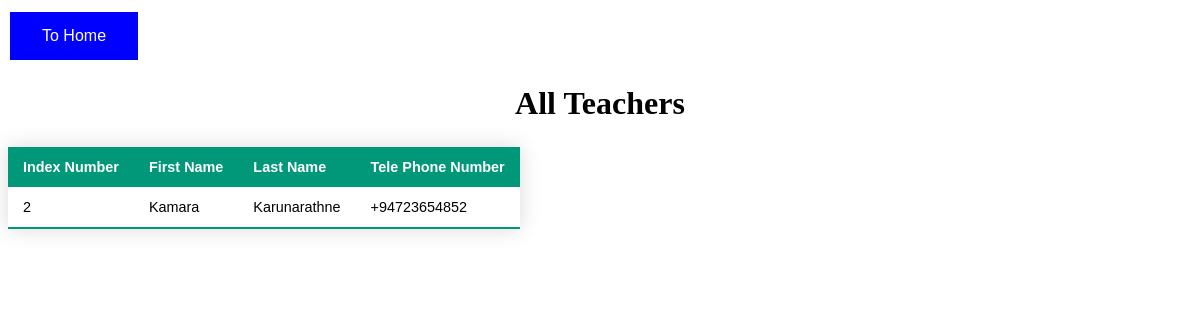
Screenshot of /all_teacher.php with the database file from the repository.
### tables this page shows
CREATE TABLE `teacher` (
  `index_no` int(10) NOT NULL,
  `fname` varchar(200) NOT NULL,
  `lname` varchar(200) NOT NULL,
  `tp_no` varchar(20) NOT NULL
);

### all_teacher.php (the view, shortened to what this page needs)
<!DOCTYPE html>
<html>
<head>
	<link rel="stylesheet" type="text/css" href="style.css">
</head>
<body>
	<a href="index.php"><button class="h_button">To Home</button></a>
	<?php
		$con = mysqli_connect('localhost','root','','school_test');
		$q = "select * from teacher";
		$result = mysqli_query($con, $q);
	?>
<h1 align="center">All Teachers</h1>
<table class="styled-table" align="center">
    <thead>
        <tr>
            <th>Index Number</th>
            <th>First Name</th>
			<th>Last Name</th>
			<th>Tele Phone Number</th>
        </tr>
    </thead>
    <?php
    	while ($r = mysqli_fetch_assoc($result)) {
    ?>
     <tbody>
        <tr>
            <td><?php echo $r['index_no'];  ?></td>
            <td><?php echo $r['fname'];  ?></td>
			<td><?php echo $r['lname'];  ?></td>
			<td><?php echo $r['tp_no'];  ?></td>
		<?php } ?>
        </tr>
    </tbody>
</table>
</body>
</html>

### style.css (style rules this page uses)
* { box-sizing: border-box; }
.h_button { background-color: blue; border: none; color: white; padding: 15px 32px; text-align: center; text-decoration: none; display: inline-block; font-size: 16px; margin: 4px 2px; cursor: pointer; -webkit-transition-duration: 0.4s; transition-duration: 0.4s; }
.styled-table { border-collapse: collapse; margin: 25px 0; font-size: 0.9em; font-family: sans-serif; min-width: 400px; box-shadow: 0 0 20px rgba(0, 0, 0, 0.15); }
.styled-table thead tr { background-color: #009879; color: #ffffff; text-align: left; }
.styled-table th, .styled-table td { padding: 12px 15px; }
.styled-table tbody tr { border-bottom: 1px solid #dddddd; }
.styled-table tbody tr:last-of-type { border-bottom: 2px solid #009879; }

### rows the page displays
teacher: index_no "2", fname "Kamara", lname "Karunarathne", tp_no "+94723654852"
